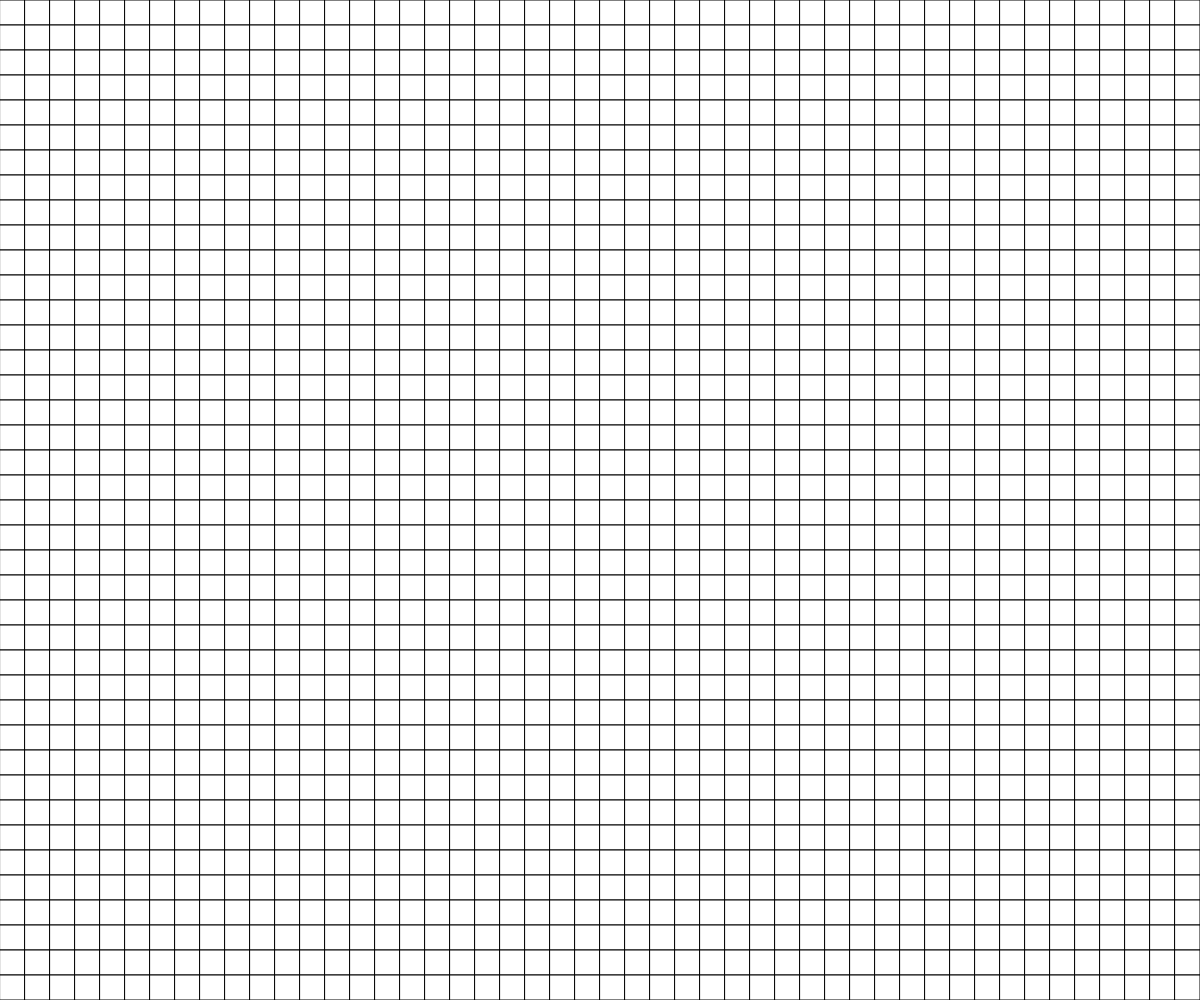
Frame 1 (no input)
Frame 60 (no input): identical to frame 1, image omitted
Frame 120 (the mouse pressed at the canvas centre since frame 60): identical to frame 1, image omitted

The p5.js sketch that drew this single still picture (run headless with seeded random() and noise() and a simulated clock; from frame 60 on, the mouse is pressed at the canvas centre):

// p5.js sketch
// ── sketch.js
// Rectangle Grid Demo
// James Mitchell
// 10/28/24


const CELL_SIZE = 25;
let grid;
let rows;
let cols;


function setup() {
  createCanvas(windowWidth, windowHeight);
  cols = Math.floor(width / CELL_SIZE);
  rows = Math.floor(height / CELL_SIZE);
  grid = generateRandomGrid(cols,rows);
}

function draw() {
  background(220);
  displayGrid();
}

function generateRandomGrid(cols,rows){
  let newGrid = [];
  for (let y = 0; y < rows; y++){
    newGrid.push([]);
    for (let x = 0; x < cols; x++){
      if (random(100) > 50){
        newGrid[y].push([1]);
      }
      else{
        newGrid[y].push([0]);
      }
    }
  }
  return newGrid;
}

function displayGrid(){
  for (let y = 0; y < rows; y++){
    for (let x = 0; x < cols; x++){
      // doesnt work???
      // if (grid[y][x] === 1){
      //   fill("black");
      // }
      // else if (grid[y][x] === 0 ){
      //   fill("orange");
      // }
      rect(x*CELL_SIZE, y*CELL_SIZE, CELL_SIZE);
    }
  }

}
